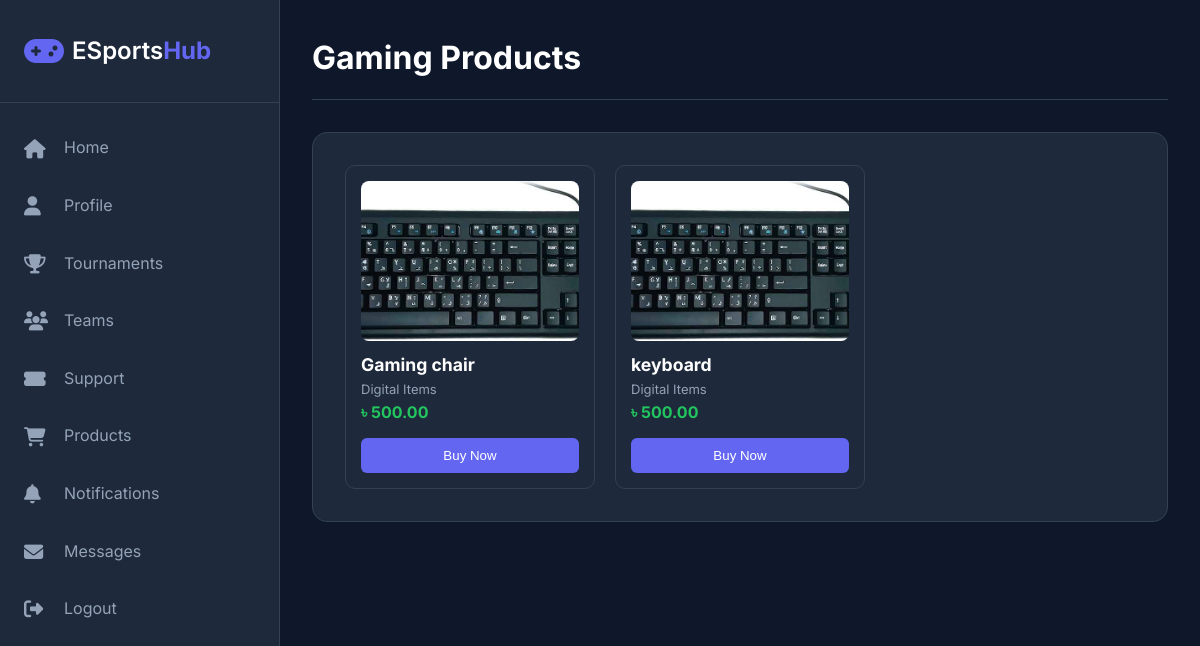
The page /user/products.php (signed in) on the database its author committed.
### tables this page shows
CREATE TABLE `products` (
  `product_id` int(11) NOT NULL,
  `product_name` varchar(255) NOT NULL,
  `description` text DEFAULT NULL,
  `category` varchar(100) DEFAULT NULL,
  `price` decimal(10,2) NOT NULL,
  `stock_quantity` int(11) DEFAULT 0,
  `product_image` varchar(255) DEFAULT NULL,
  `is_active` tinyint(1) DEFAULT 1,
  `created_at` timestamp NOT NULL DEFAULT current_timestamp()
);

### config/database.php (called while the page is built, shortened)
<?php
function executeQuery($conn, $sql) {
    $result = $conn->query($sql);
    return $result;
}
function getAllRows($conn, $sql) {
    $result = executeQuery($conn, $sql);
    $data = [];
    if ($result && $result->num_rows > 0) {
        while ($row = $result->fetch_assoc()) {
            $data[] = $row;
        }
    }
    return $data;
}
?>

### user/products.php (the view, shortened to what this page needs)
<?php
require_once '../config/database.php';
$conn = getConnection();
$sql = "SELECT * FROM products WHERE is_active = 1 ORDER BY created_at DESC";
$products = getAllRows($conn, $sql);
?>
<!DOCTYPE html>
<html lang="en">
<head>
    <link rel="stylesheet" href="../assets/css/style.css">
    <link rel="stylesheet" href="../assets/css/dashboard.css">
    <link rel="stylesheet" href="https://cdnjs.cloudflare.com/ajax/libs/font-awesome/6.4.0/css/all.min.css">
</head>
<body class="dashboard-body">
<div class="dashboard-container">
    <?php include 'includes/sidebar.php'; ?>
    <main class="main-content">
        <div class="top-bar">
            <h1>Gaming Products</h1>
        </div>
        <div class="dashboard-content">
            <div class="section">
                <?php if ($products && count($products) > 0): ?>
                    <div style="display:grid; grid-template-columns:repeat(auto-fill,minmax(220px,1fr)); gap:20px;">
                        <?php foreach ($products as $product): ?>
                            <div style="background:#1e293b; padding:15px; border-radius:10px; border:1px solid #334155;">
                                <div style="width:100%; height:160px; overflow:hidden; border-radius:8px; margin-bottom:10px;">
                                    <img
                                        src="../uploads/products/<?= htmlspecialchars($product['product_image']) ?>"
                                        alt="<?= htmlspecialchars($product['product_name']) ?>"
                                        style="width:100%; height:100%; object-fit:cover;"
                                        onerror="this.src='../assets/images/placeholder.jpg'; this.onerror=null;"
                                    >
                                </div>
                                <h3 style="font-size:1.1rem; color:#fff;">
                                    <?= htmlspecialchars($product['product_name']) ?>
                                </h3>
                                <p style="color:#94a3b8; font-size:13px;">
                                    <?= htmlspecialchars($product['category']) ?>
                                </p>
                                <p style="font-weight:bold; color:#22c55e;">
                                    ৳ <?= number_format($product['price'], 2) ?>
                                </p>
                                <button
                                    onclick="openBuyModal(
                                        <?= $product['product_id'] ?>,
                                        '<?= htmlspecialchars($product['product_name'], ENT_QUOTES) ?>',
                                        <?= $product['price'] ?>
                                    )"
                                    style="
                                        margin-top:12px;
                                        width:100%;
                                        padding:10px;
                                        background:#6366f1;
                                        color:#fff;
                                        border:none;
                                        border-radius:6px;
                                        cursor:pointer;
                                    ">
                                    Buy Now
                                </button>
                            </div>
                        <?php endforeach; ?>
                    </div>
                <?php endif; ?>
            </div>
        </div>
    </main>
</div>
</body>
</html>

### assets/css/style.css (style rules this page uses)
* { margin: 0; padding: 0; box-sizing: border-box; }
:root { --primary-color: #6366f1; --primary-dark: #4f46e5; --secondary-color: #8b5cf6; --accent-color: #ec4899; --bg-color: #0f172a; --bg-light: #1e293b; --text-color: #e2e8f0; --text-muted: #94a3b8; --white: #ffffff; --success: #10b981; --warning: #f59e0b; --danger: #ef4444; --border-color: #334155; --shadow: 0 10px 30px rgba(0, 0, 0, 0.3); --shadow-lg: 0 20px 60px rgba(0, 0, 0, 0.4); }
body { font-family: 'Inter', -apple-system, BlinkMacSystemFont, 'Segoe UI', Roboto, sans-serif; background: linear-gradient(135deg, #0f172a 0%, #1e293b 100%); color: var(--text-color); line-height: 1.6; overflow-x: hidden; }

### assets/css/dashboard.css (style rules this page uses)
.dashboard-body { background: var(--bg-color); min-height: 100vh; }
.dashboard-container { display: flex; min-height: 100vh; }
.main-content { margin-left: 280px; flex: 1; padding: 2rem; width: calc(100% - 280px); }
.top-bar { display: flex; justify-content: space-between; align-items: center; margin-bottom: 2rem; padding-bottom: 1rem; border-bottom: 1px solid var(--border-color); }
.top-bar h1 { font-size: 2rem; color: var(--white); }
.dashboard-content { display: flex; flex-direction: column; gap: 2rem; }
.section { background: var(--bg-light); border: 1px solid var(--border-color); border-radius: 15px; padding: 2rem; }

### rows shown on the page
products: product_image (picture), product_name "Gaming chair", category "Digital Items", price "500.00"
products: product_image (picture), product_name "keyboard", category "Digital Items", price "500.00"
